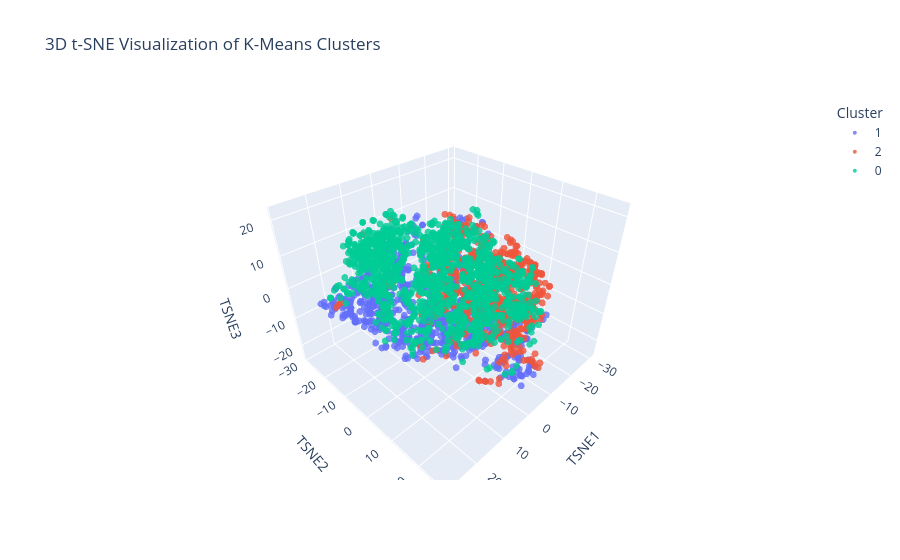

The code cell stored with this chart in its notebook:
### Code cell
from sklearn.manifold import TSNE
import plotly.express as px

# Run t-SNE with 3 components
tsne = TSNE(
    n_components=3,
    perplexity=30,
    learning_rate='auto',
    init='pca',
    random_state=42
)

X_tsne = tsne.fit_transform(df_numeric_2)

# Create DataFrame for Plotly
tsne_df = pd.DataFrame(
    {
        "TSNE1": X_tsne[:,0],
        "TSNE2": X_tsne[:,1],
        "TSNE3": X_tsne[:,2],
        "Cluster": KMeans3.labels_.astype(str)
    }
)

# Interactive 3D scatter plot
fig = px.scatter_3d(
    tsne_df,
    x="TSNE1",
    y="TSNE2",
    z="TSNE3",
    color="Cluster",
    title="3D t-SNE Visualization of K-Means Clusters",
    opacity=0.8
)

fig.update_traces(
    marker=dict(size=4)
)

fig.show()

### Figure 1 — Plotly figure (JSON) as saved in the notebook; plotly's stock layout.template omitted (floating-point values rounded to 4 significant figures; data arrays with more than 128 entries replaced by an {"elided": "..."} marker saying what was removed)
{"data": [{"hovertemplate": "Cluster=1<br>TSNE1=%{x}<br>TSNE2=%{y}<br>TSNE3=%{z}<extra></extra>", "legendgroup": "1", "marker": {"color": "#636efa", "opacity": 0.8, "size": 4, "symbol": "circle"}, "mode": "markers", "name": "1", "scene": "scene", "showlegend": true, "type": "scatter3d", "x": {"elided": "805 float values"}, "y": {"elided": "805 float values"}, "z": {"elided": "805 float values"}}, {"hovertemplate": "Cluster=2<br>TSNE1=%{x}<br>TSNE2=%{y}<br>TSNE3=%{z}<extra></extra>", "legendgroup": "2", "marker": {"color": "#EF553B", "opacity": 0.8, "size": 4, "symbol": "circle"}, "mode": "markers", "name": "2", "scene": "scene", "showlegend": true, "type": "scatter3d", "x": {"elided": "675 float values"}, "y": {"elided": "675 float values"}, "z": {"elided": "675 float values"}}, {"hovertemplate": "Cluster=0<br>TSNE1=%{x}<br>TSNE2=%{y}<br>TSNE3=%{z}<extra></extra>", "legendgroup": "0", "marker": {"color": "#00cc96", "opacity": 0.8, "size": 4, "symbol": "circle"}, "mode": "markers", "name": "0", "scene": "scene", "showlegend": true, "type": "scatter3d", "x": {"elided": "1416 float values"}, "y": {"elided": "1416 float values"}, "z": {"elided": "1416 float values"}}], "layout": {"legend": {"title": {"text": "Cluster"}, "tracegroupgap": 0}, "scene": {"domain": {"x": [0, 1], "y": [0, 1]}, "xaxis": {"title": {"text": "TSNE1"}}, "yaxis": {"title": {"text": "TSNE2"}}, "zaxis": {"title": {"text": "TSNE3"}}}, "title": {"text": "3D t-SNE Visualization of K-Means Clusters"}}}
